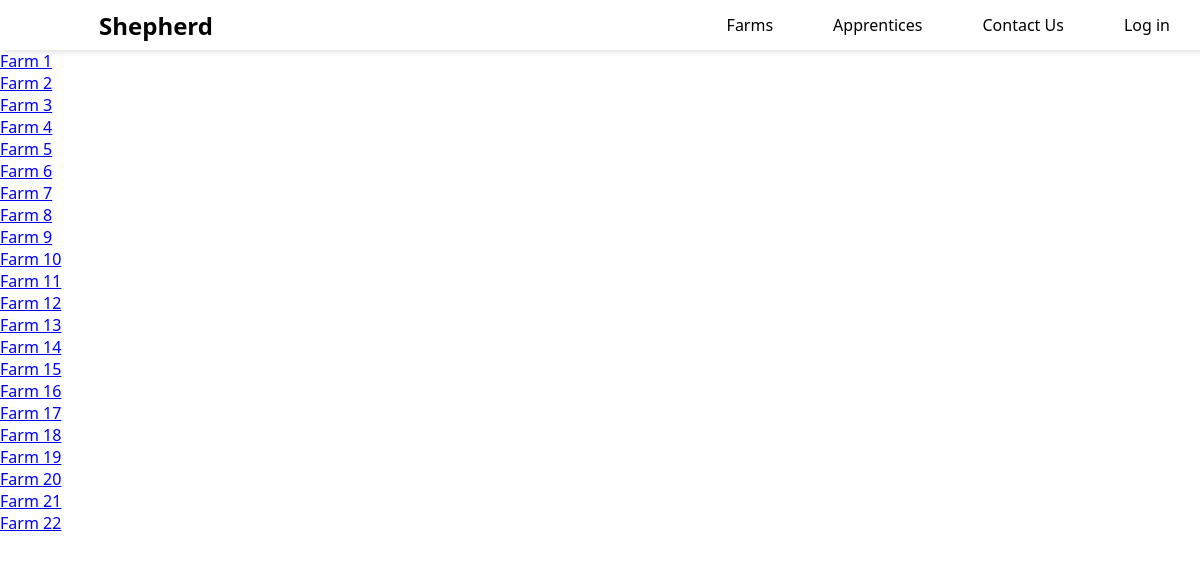
/farms, run on the app's committed database.
### tables this page shows
CREATE TABLE "farms" (
	"id"	INTEGER NOT NULL UNIQUE,
	"name"	TEXT NOT NULL,
	"address"	TEXT,
	"farm_type"	INTEGER,
	PRIMARY KEY("id" AUTOINCREMENT),
	FOREIGN KEY("farm_type") REFERENCES "farms"
);

### app.py (the view)
@app.route('/farms')
def farms():
    farms = query_db("SELECT * FROM farms")
    return render_template('farms.html', farms=farms)

### app.py (called while the page is built)
def query_db(sql, one=False):
    con = sqlite3.connect(DB)
    con.row_factory = sqlite3.Row
    cursor = con.cursor()
    cursor.execute(sql)
    if one:
        return cursor.fetchone()
    else:
        return cursor.fetchall()

### templates/farms.html
{% extends 'base.html' %}
{% block content %}
    {% for farm in farms %}
        <p><a href="/farms/{{farm['id']}}">Farm {{farm['id']}}</a></p>
    {% endfor %}
{% endblock %}

### templates/base.html (shortened to what this page needs)
<!DOCTYPE html>
<html lang="en">
<head>
    <link rel="stylesheet" href="{{ url_for('static', filename='styles/styles.css')}}">
</head>
<body>
    {% include 'nav.html' %}
    {% block content %}
    {% endblock %}
</body>
</html>

### templates/nav.html
<nav>
    <div class="container">
        <img src="http://www.placecats.com/300/300" alt="">
        <a href="/"><h2>Shepherd</h2></a>
        <ul>
            <li><a href="/farmers">Farms</a></li>
            <li><a href="#">Apprentices</a></li>
            <li><a href="/contact">Contact Us</a></li>
            <li class="login"><a href="#">Log in</a></li>
        </ul>
    </div>
</nav>

### static/styles/styles.css (style rules this page uses)
* { margin: 0; padding: 0; }
body { min-height: 100vh; background-color: #eee; background-size: cover; background-repeat: no-repeat; background-position: center; font-family: 'Segoe UI', Tahoma, Geneva, Verdana, sans-serif; background: url("../images/scott-martin-CU_HQkbkoKE-unsplash.jpg") no-repeat center center/cover; background-position: cover; background-attachment: fixed; }
nav { background-color: white; box-shadow: 3px 3px 5px rgba(0, 0, 0, 0.1); position: sticky; top: 0; overflow: hidden; }
nav ul { width: 100%; list-style: none; display: flex; justify-content: flex-end; align-items: center; }
nav li { height: 50px; }
nav a { height: 100%; padding: 0 30px; text-decoration: none; display: flex; align-items: center; color: black; }
nav img { display: inline; width: 50px; height: auto; padding: 5px; }
nav .container { display: flex; align-items: center; gap: 20px; }

### data on the page
farms: id "1"
farms: id "2"
farms: id "3"
farms: id "4"
farms: id "5"
farms: id "6"
farms: id "7"
farms: id "8"
farms: id "9"
farms: id "10"
farms: id "11"
farms: id "12"
farms: id "13"
farms: id "14"
farms: id "15"
farms: id "16"
farms: id "17"
farms: id "18"
farms: id "19"
farms: id "20"
farms: id "21"
farms: id "22"
